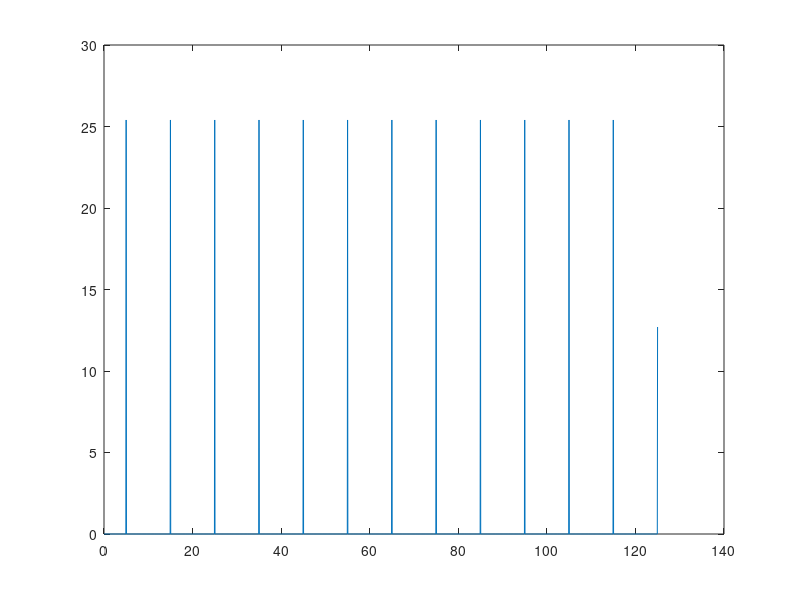

MATLAB code to generate this figure: (Note: this script raises an error after producing the figure.)
%%
clearvars;
close all;

% f = fopen('../src/pfb/data/tone_15Mhz.dat', 'r');
% d = fread(f, 'schar');
% fclose(f);
% 
% f = fopen('../src/pfb/outfile.dat', 'r');
% output = fread(f, 'schar');
% fclose(f);
%% Constants
N = 4000;
fs = 250;
channels = 25;
numEl = 64;
subbands = numEl*2*channels;
nfft = 32;
ntaps = 8;

%% matlab gendata
n = 0:N-1;
E = zeros(subbands,N);
for l = 0:channels-1
    tmp1 = zeros(numEl*2,N);
    f = 10*l + 5;
    x_re = 127 * (0.1 * cos(2*pi*f*n/fs));
    x_im = 127 * (0.1 * sin(2*pi*f*n/fs));
    
    x_re = repmat(x_re, [numEl, 1]);
    x_im = repmat(x_im, [numEl, 1]);
    tmp1(1:2:end,:) = x_re;
    tmp1(2:2:end,:) = x_im;
    E(l*(numEl*2)+1:(l+1)*(numEl*2),:) = tmp1; 
end

d = reshape(E, [1 numEl*2*channels*N]).';


%%

freqChannels = zeros(channels, N);
E = zeros(numEl, N);

len = channels*numEl*2;

for i = 1:N
    timeSlice = d((i-1)*len+1:i*len);
    s_real = timeSlice(1:2:end);
    s_im = timeSlice(2:2:end);
    e0 = s_real(1:numEl:end);
    freqChannels(:,i) = e0;
end

%% plot spectrum

% combine signal into sum of sinusoids
s = sum(freqChannels);

% evaulte dft to plot
S = fft(s);

P2 = abs(S/N);
P1 = P2(1:N/2+1);
P1(2:end-1) = 2*P1(2:end-1);

figure;
faxis = fs*(0:N/2)/N;
plot(faxis,P1);

%%
PFB_CHANNELS = 5;
len = PFB_CHANNELS*numEl*2;

outputChannels = zeros(PFB_CHANNELS, N);
for i = 1:N
    timeSlice = output((i-1)*len+1:i*len);
    s_real = timeSlice(1:2:end);
    s_im = timeSlice(2:2:end);
    e0 = s_real(1:numEl:end);
    outputChannels(:,i) = e0;
end


% combine signal into sum of sinusoids
s = sum(outputChannels);

% evaulte dft to plot
S = fft(s);

P2 = abs(S/N);
P1 = P2(1:N/2+1);
P1(2:end-1) = 2*P1(2:end-1);

figure;
faxis = fs*(0:N/2)/N;
plot(faxis,P1);


